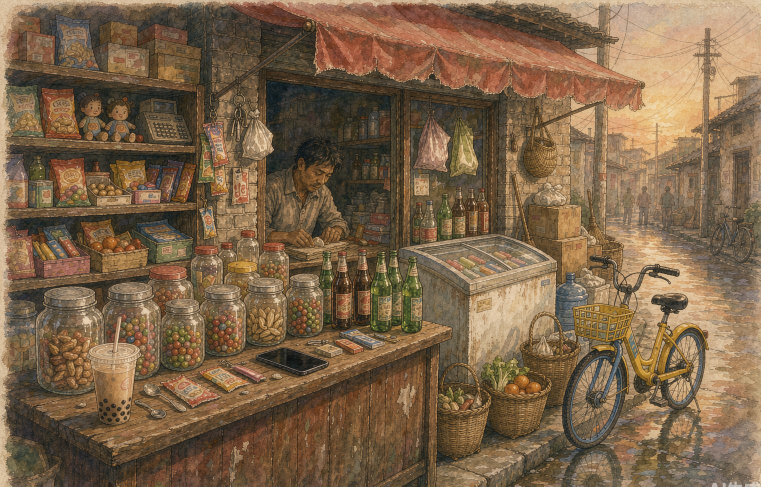
#> input picture assets/scenes/scene_xiaomaibu.jpg, 1521 x 973 px, given in place of 1990年代中国南方小镇的街角小卖部_黄昏暖光_手绘水彩怀旧_2026-10-27T09-41-19.png, which was not available (shown at 1/2 size)
$ python prep_scene.py
#> lines starting #> are read from the running program, lines starting #| are printed output that depends on the picture; pictures that were not available may be replaced by others from this repository, and a replacement may not be noted
# -*- coding: utf-8 -*-
"""关卡图预处理：裁掉 AI 水印 + 输出穿越物局部放大图供坐标核对"""
import os
from PIL import Image

SRC = r"D:\time-rift-game\assets\scenes\1990年代中国南方小镇的街角小卖部_黄昏暖光_手绘水彩怀旧_2026-10-27T09-41-19.png"
OUT_DIR = r"D:\time-rift-game\tools\crops"
os.makedirs(OUT_DIR, exist_ok=True)

img = Image.open(SRC)
#> img is the input picture: PIL image 1521x973 RGB; mean R, G, B 123.9, 99.5, 72.9
print("原始尺寸:", img.size)
#| 原始尺寸: (1521, 973)

w, h = img.size
#> w = 1521; h = 973
# 裁掉底部 5% 与右侧 1%（去除 AI 生成水印）
crop_bottom = int(h * 0.05)
#> crop_bottom = 48
crop_right = int(w * 0.01)
#> crop_right = 15
img2 = img.crop((0, 0, w - crop_right, h - crop_bottom))
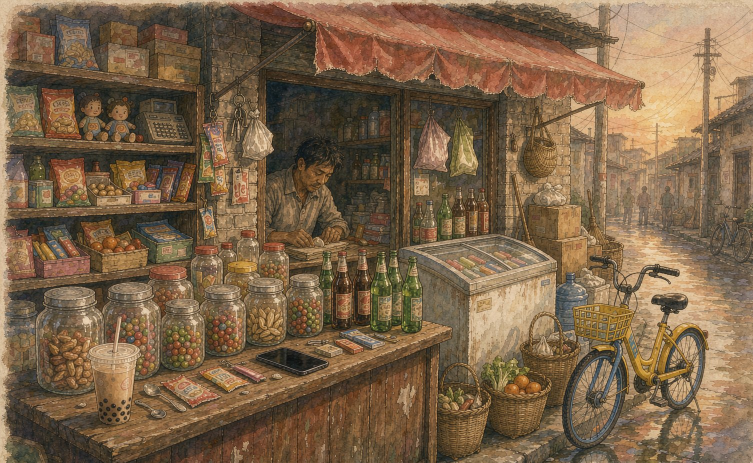
#> img2: PIL image 1506x925 RGB (shown at 1/2 size); mean R, G, B 124.5, 99.7, 72.9
print("裁剪后尺寸:", img2.size)
#| 裁剪后尺寸: (1506, 925)

dst = r"D:\time-rift-game\assets\scenes\scene_xiaomaibu.png"
img2.save(dst, optimize=True)
print("已保存:", dst, os.path.getsize(dst) // 1024, "KB")

W, H = img2.size
#> W = 1506; H = 925
# 三个粗标区域（按预览图估算的比例坐标），输出局部放大图核对
regions = {
    "crop_milktea": (0.05, 0.55, 0.28, 0.92),   # 左下奶茶杯
    "crop_phone":   (0.28, 0.58, 0.50, 0.82),   # 中央柜台手机
    "crop_bike":    (0.65, 0.35, 1.00, 0.95),   # 右下共享单车
}
for name, (x1, y1, x2, y2) in regions.items():
    box = (int(x1 * W), int(y1 * H), int(x2 * W), int(y2 * H))
    crop = img2.crop(box)
    crop = crop.resize((crop.width * 2, crop.height * 2), Image.LANCZOS)
    p = os.path.join(OUT_DIR, name + ".png")
    crop.save(p)
    print(name, "box=", box)
#> this loop made 3 passes
#> pass 1, `crop = img2.crop(box)`:
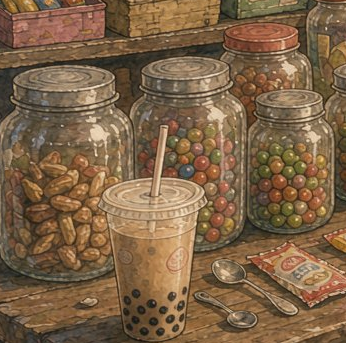
#> crop: PIL image 346x343 RGB; mean R, G, B 126.4, 99.2, 70.7
#> pass 2, `crop = img2.crop(box)`:
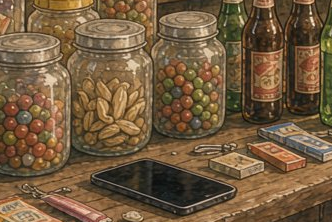
#> crop: PIL image 332x222 RGB; mean R, G, B 115.4, 91.1, 62.5
#> pass 2, `crop = crop.resize((crop.width * 2, crop.height * 2), Image.LANCZOS)`:
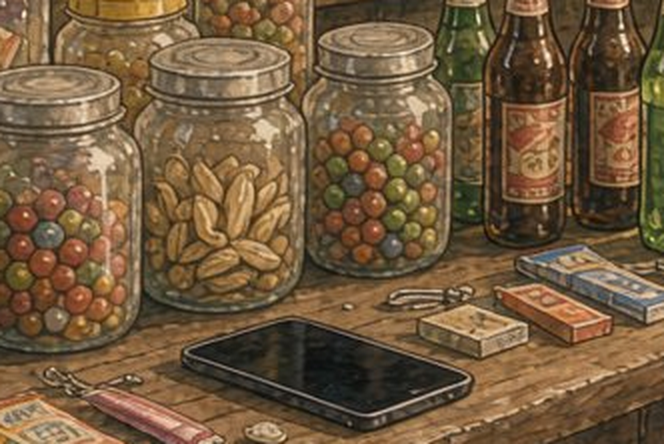
#> crop: PIL image 664x444 RGB; mean R, G, B 115.4, 91.1, 62.5
#> after the loop:
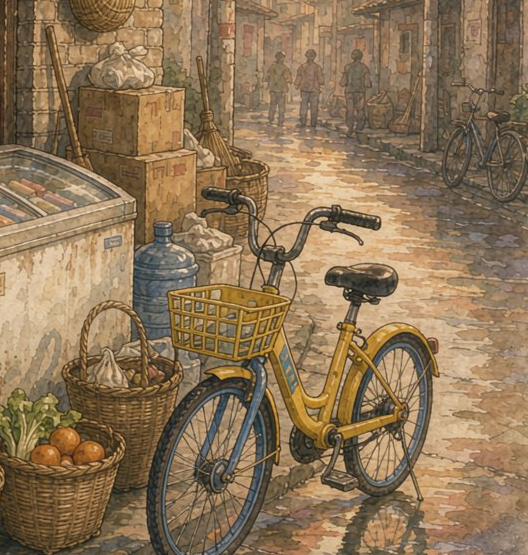
#> crop: PIL image 1056x1110 RGB (shown at 1/2 size); mean R, G, B 141.2, 116.9, 86.6
